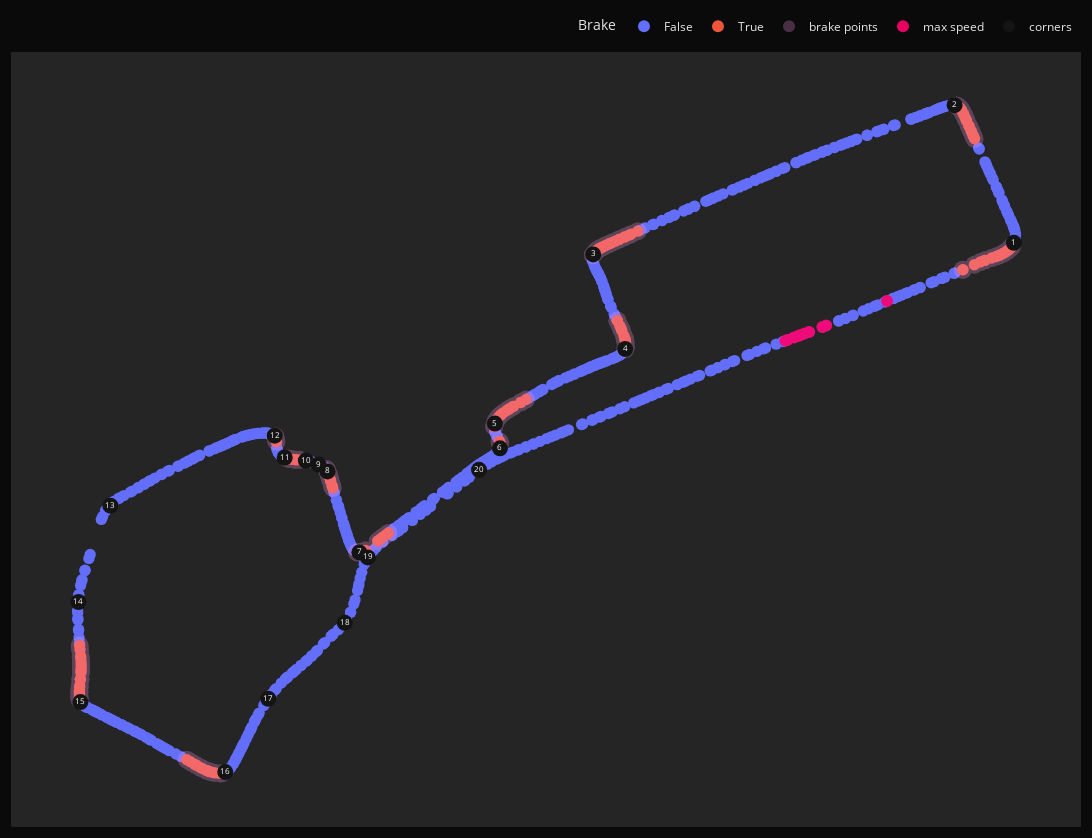

Here is the notebook cell this chart was saved with:
### Code cell
max_speed = max(tel_data.Speed.tolist())

x_co = []
y_co = []

x = 16
y = 17
speed = 7

for row in tel_data.itertuples():
    if max_speed == row[speed]:
        x_co.append(row[x])
        y_co.append(row[y])

max_speed_points = [x_co, y_co]


measure = "Brake" # Speed, Brake, Throttle, nGear, RPM
unit = ""

points = [tel_data['X'].tolist(), tel_data['Y'].tolist()]
metric = tel_data[measure]
title = "Fastest Lap"
subtitle = f"{measure} {unit}"
colorscale = 'hot'


import plotly.express as px
import plotly.graph_objects as go
from plotly.subplots import make_subplots

screen_width = 1750


dim_x, dim_y = rangeof(points)

max_x = max(points[0])
min_x = min(points[0])
max_y = max(points[1])
min_y = min(points[1])
center_x = (max_x + min_x) / 2
center_y = (max_y + min_y) / 2
# corners = flip_v(corners, center_x, center_y)

if dim_x < dim_y:
    points = rotate_90(points, center_x, center_y)
    brakepoints = rotate_90(brakepoints, center_x, center_y)
    max_speed_points = rotate_90(max_speed_points, center_x, center_y)
    corners = rotate_90(corners, center_x, center_y)

width = screen_width*2/3

dim_x, dim_y = rangeof(points)
dim_y = dim_y/dim_x * width
dim_x = width

size_metric = int(width*.0075)

tel_data['Lap_Time'] = tel_data.Time.map(lambda x: f"{int(x.seconds / 3600)}:{int(x.seconds)}:{x.seconds % 3600}.{str(x.microseconds).zfill(6)}")

# create figure
fig = px.scatter(tel_data, x=points[0], y=points[1],
                 color_continuous_scale=colorscale,
                 color=measure,
                 size=[1]*len(points[0]),
                 size_max=size_metric,
                 opacity=0.8,
                 # title=f"{title} by {subtitle}",
                 # height=dim_y, width=dim_x,
                 hover_data=['RPM', 'Speed', 'nGear', 'Throttle', 'Brake', 'DRS', 'Status', 'Lap_Time'],

                 )

fig_brakes = go.Scatter(x=brakepoints[0], y=brakepoints[1],
                        mode='markers',
                        name='brake points',
                        opacity=0.25,
                        marker=dict(color="#FFA1F2",
                                    size=size_metric*2.25),
                        hoverinfo='skip'
                        )
fig_max_speed = go.Scatter(x=max_speed_points[0], y=max_speed_points[1],
                           mode='markers',
                           name='max speed',
                           opacity=.9,
                           marker=dict(color="#FF006C",
                                       size=size_metric*1.5,
                                       ),
                           hoverinfo='skip'
                           )

fig_corners = go.Scatter(x=corners[0], y=corners[1],
                           mode='markers+text',
                           name='corners',
                           opacity=1,
                           marker=dict(color="rgb(20,20,20)",
                                       size=size_metric*2,
                                       ),
                           text=session.get_circuit_info().corners.Number,
                           hoverinfo='skip',
                           textposition='middle center',
                           textfont=dict(color='white', size=8),
                           # line=dict(color='#52BCA3', width=1, dash='dash'),

                           )

fig.add_trace(fig_brakes)
fig.add_trace(fig_max_speed)
fig.add_trace(fig_corners)

fig.update_layout(xaxis_visible=False, yaxis_visible=False,
                  legend=dict(
                      orientation="h",
                      yanchor="bottom",
                      y=1.02,
                      xanchor="right",
                      x=1,
                      font=dict(
                          color="rgb(230,230,230)"
                      ),
                              ),
                  plot_bgcolor='#252525',
                  autosize=False,
                  height=dim_y, width=dim_x,
                  margin=dict(
                      l=15,
                      r=15,
                      b=15,
                      t=15,
                      pad=4
                  ),
                  paper_bgcolor="rgb(10,10,10)",
                  )

fig.update_coloraxes(
    colorbar=dict(
        title=dict(
            text="Speed [km/h]",
            font_color='white',
        ),
        y=0.5,
        showticklabels=True,
        ticks='outside',
        tickfont_color='white',
        tickcolor='white',
        ticklabelstep=2,
        dtick=10
    ),
)

fig.update_traces({'marker.opacity':1, 'marker.line.width':0})

fig.show()

### Figure 1 — Plotly figure (JSON) as saved in the notebook; plotly's stock layout.template omitted (floating-point values rounded to 4 significant figures; data arrays with more than 128 entries replaced by an {"elided": "..."} marker saying what was removed)
{"data": [{"customdata": {"elided": "631x8 mixed values"}, "hovertemplate": "Brake=%{customdata[4]}<br>x=%{x}<br>y=%{y}<br>size=%{marker.size}<br>RPM=%{customdata[0]}<br>Speed=%{customdata[1]}<br>nGear=%{customdata[2]}<br>Throttle=%{customdata[3]}<br>DRS=%{customdata[5]}<br>Status=%{customdata[6]}<br>Lap_Time=%{customdata[7]}<extra></extra>", "legendgroup": "False", "marker": {"color": "#636efa", "line": {"width": 0}, "opacity": 1, "size": {"elided": "631 int values"}, "sizemode": "area", "sizeref": 0.01562, "symbol": "circle"}, "mode": "markers", "name": "False", "orientation": "v", "showlegend": true, "type": "scatter", "x": {"elided": "631 int values"}, "xaxis": "x", "y": {"elided": "631 int values"}, "yaxis": "y"}, {"customdata": {"elided": "163x8 mixed values"}, "hovertemplate": "Brake=%{customdata[4]}<br>x=%{x}<br>y=%{y}<br>size=%{marker.size}<br>RPM=%{customdata[0]}<br>Speed=%{customdata[1]}<br>nGear=%{customdata[2]}<br>Throttle=%{customdata[3]}<br>DRS=%{customdata[5]}<br>Status=%{customdata[6]}<br>Lap_Time=%{customdata[7]}<extra></extra>", "legendgroup": "True", "marker": {"color": "#EF553B", "line": {"width": 0}, "opacity": 1, "size": {"elided": "163 int values"}, "sizemode": "area", "sizeref": 0.01562, "symbol": "circle"}, "mode": "markers", "name": "True", "orientation": "v", "showlegend": true, "type": "scatter", "x": {"elided": "163 int values"}, "xaxis": "x", "y": {"elided": "163 int values"}, "yaxis": "y"}, {"hoverinfo": "skip", "marker": {"color": "#FFA1F2", "line": {"width": 0}, "opacity": 1, "size": 18}, "mode": "markers", "name": "brake points", "opacity": 0.25, "type": "scatter", "x": {"elided": "176 int values"}, "y": {"elided": "176 int values"}}, {"hoverinfo": "skip", "marker": {"color": "#FF006C", "line": {"width": 0}, "opacity": 1, "size": 12}, "mode": "markers", "name": "max speed", "opacity": 0.9, "type": "scatter", "x": [-1338, -1294, -1149, -1054, -1006, -917, -816, -524, -441, 899], "y": [-1539, -1523, -1468, -1433, -1415, -1382, -1344, -1235, -1204, -659]}, {"hoverinfo": "skip", "marker": {"color": "rgb(20,20,20)", "line": {"width": 0}, "opacity": 1, "size": 16}, "mode": "markers+text", "name": "corners", "opacity": 1, "text": [1, 2, 3, 4, 5, 6, 7, 8, 9, 10, 11, 12, 13, 14, 15, 16, 17, 18, 19, 20], "textfont": {"color": "white", "size": 8}, "textposition": "middle center", "type": "scatter", "x": [3689.0, 2384.0, -5566.0, -4863.0, -7729.0, -7617.0, -10710.0, -11410.0, -11610.0, -11890.0, -12350.0, -12570.0, -16190.0, -16890.0, -16850.0, -13660.0, -12710.0, -11030.0, -10520.0, -8077.0], "y": [631.3, 3686.0, 374.2, -1723.0, -3377.0, -3926.0, -6235.0, -4439.0, -4286.0, -4199.0, -4130.0, -3645.0, -5197.0, -7336.0, -9556.0, -11110.0, -9481.0, -7796.0, -6347.0, -4404.0]}], "layout": {"autosize": false, "coloraxis": {"colorbar": {"dtick": 10, "showticklabels": true, "tickcolor": "white", "tickfont": {"color": "white"}, "ticklabelstep": 2, "ticks": "outside", "title": {"font": {"color": "white"}, "text": "Speed [km/h]"}, "y": 0.5}}, "height": 838.5, "legend": {"font": {"color": "rgb(230,230,230)"}, "itemsizing": "constant", "orientation": "h", "title": {"text": "Brake"}, "tracegroupgap": 0, "x": 1, "xanchor": "right", "y": 1.02, "yanchor": "bottom"}, "margin": {"b": 15, "l": 15, "pad": 4, "r": 15, "t": 15}, "paper_bgcolor": "rgb(10,10,10)", "plot_bgcolor": "#252525", "width": 1167.0, "xaxis": {"anchor": "y", "autorange": true, "domain": [0, 1], "range": [-18270.0, 5061.0], "title": {"text": "x"}, "type": "linear", "visible": false}, "yaxis": {"anchor": "x", "autorange": true, "domain": [0, 1], "range": [-12240.0, 4776.0], "title": {"text": "y"}, "type": "linear", "visible": false}}}
